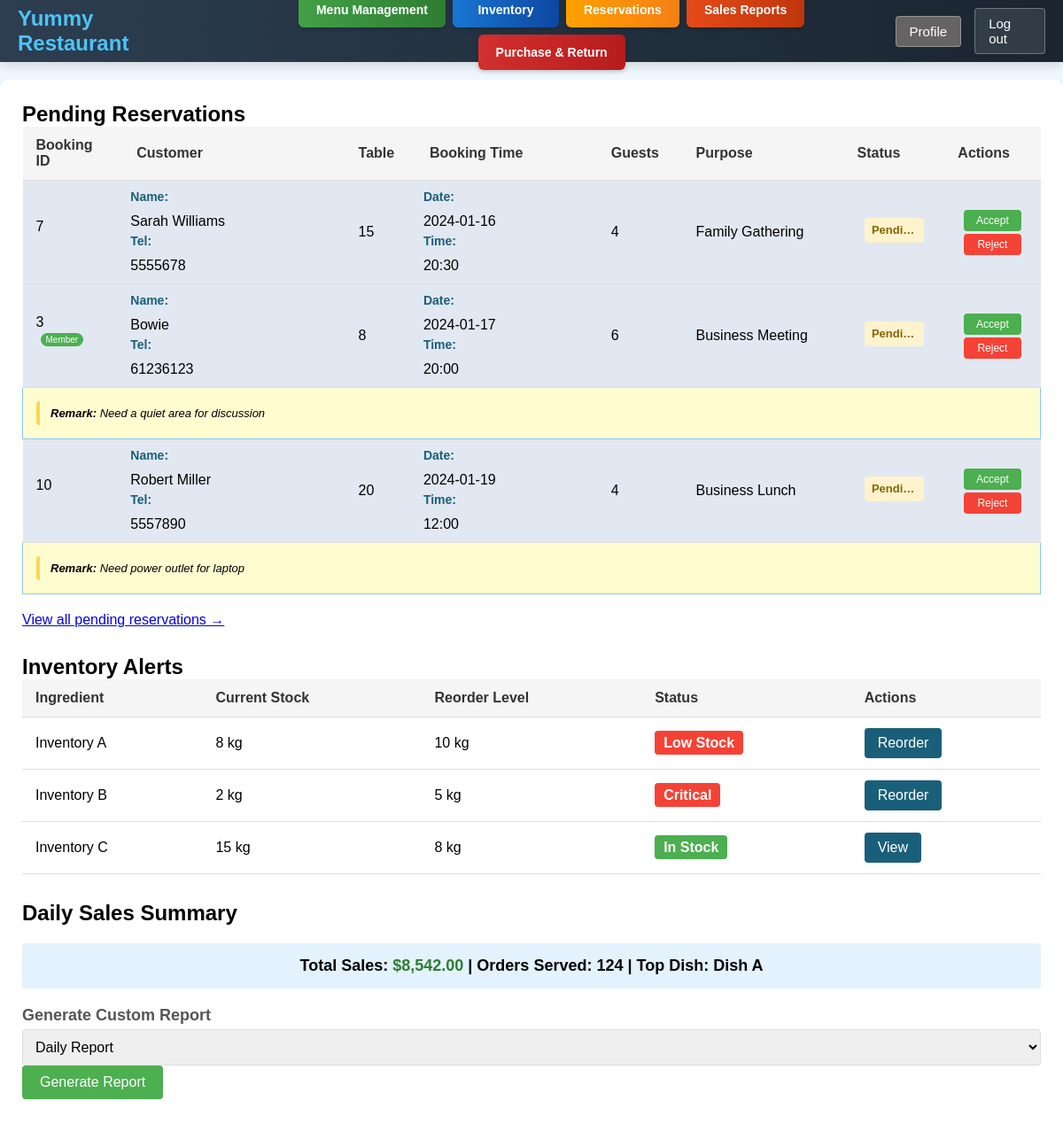
Screenshot of /Staff/staff/staffIndex.php (signed in) with the database file from the repository.
### tables this page shows
CREATE TABLE booking (
bid int(11) NOT NULL AUTO_INCREMENT,
cid int(11) DEFAULT NULL COMMENT 'Customer ID',
bkcname varchar(255) NOT NULL COMMENT 'Customer Name',
bktel int(11) NOT NULL COMMENT 'telephone number',
tid int(11) NOT NULL COMMENT 'Table ID',
bdate date NOT NULL COMMENT 'Booking date',
btime time NOT NULL COMMENT 'Booking time',
pnum int(11) NOT NULL COMMENT 'Number of guests',
purpose varchar(255) DEFAULT NULL COMMENT 'Purpose of booking',
remark varchar(255) DEFAULT NULL COMMENT 'Remark of booking',
status tinyint(1) NOT NULL DEFAULT 1 COMMENT 'state',
PRIMARY KEY (bid),
KEY bkcname (bkcname),
KEY tid (tid),
CONSTRAINT booking_ibfk_1 FOREIGN KEY (cid) REFERENCES customer (cid),
CONSTRAINT booking_ibfk_2 FOREIGN KEY (tid) REFERENCES seatingChart (tid)
);

CREATE TABLE customer (
  cid INT NOT NULL AUTO_INCREMENT,
  cname VARCHAR(255) NOT NULL,
  cpassword VARCHAR(255) NOT NULL,
  ctel INT DEFAULT NULL,
  caddr TEXT,
  company VARCHAR(255) DEFAULT NULL,
  cemail VARCHAR(191) NOT NULL UNIQUE,
  cbirthday CHAR(5) DEFAULT NULL,    
  crole VARCHAR(45) NOT NULL DEFAULT 'customer',
  cimageurl VARCHAR(255) NULL,
  PRIMARY KEY (cid)
);

### Staff/staff/staffIndex.php (the view, shortened to what this page needs)
<?php
include '../conn.php';
?>
<!DOCTYPE html>
<html lang="en">
<head>
    <link rel="stylesheet" href="../CSS/staff-index-fix.css">
    <link rel="stylesheet" href="../CSS/common.css">
    <link rel="stylesheet" href="../CSS/header.css">
    <link rel="stylesheet" href="../CSS/dashboard.css">
    <link rel="stylesheet" href="../CSS/order.css">
    <link rel="stylesheet" href="../CSS/form.css"><link rel="stylesheet" href="../CSS/staff-index-fix.css">
</head>
<body>
<header>
    <div class="logo">
        <a href="staffIndex.php">Yummy Restaurant</a>
    </div>
    <nav class="main-nav">
        <a href="MenuManagement.php" class="nav-button insert-items">Menu Management</a>
        <a href="Inventory.php" class="nav-button insert-materials">Inventory</a>
        <a href="bookingList.php" class="nav-button order-list">Reservations</a>
        <a href="SalesReport.php" class="nav-button report">Sales Reports</a>
        <a href="PurchaseReturn.php" class="nav-button delete">Purchase & Return</a>
    </nav>
    <div class="user-actions">
        <a href="staffProfile.php" class="profile-btn">Profile</a>
        <a href="../logout.php" class="logout-btn">Log out</a>
    </div>
</header>
<div class="container">
    <div class="order-section">
        <h2>Pending Reservations</h2>
        <div class="table-container">
            <table id="pendingBookingTable">
                <thead>
                <tr>
                    <th class="booking-id-col">Booking ID</th>
                    <th class="customer-col">Customer</th>
                    <th class="table-col">Table</th>
                    <th class="time-col">Booking Time</th>
                    <th class="guests-col">Guests</th>
                    <th class="purpose-col">Purpose</th>
                    <th class="status-col">Status</th>
                    <th class="actions-col">Actions</th>
                </tr>
                </thead>
                <tbody>
                <?php
                $sql = "SELECT b.bid, b.bkcname, b.bktel, b.tid, b.bdate, b.btime, b.pnum, b.purpose, b.status, b.remark,
                               b.cid, c.cname as member_name
                        FROM booking b
                        LEFT JOIN customer c ON b.cid = c.cid
                        WHERE b.status = 1
                        ORDER BY b.bdate ASC, b.btime ASC
                        LIMIT 3";
                $result = mysqli_query($conn, $sql);
                if (mysqli_num_rows($result) > 0) {
                    while ($row = mysqli_fetch_assoc($result)) {
                        $hasRemark = !empty($row['remark']);
                        $isMember = !is_null($row['cid']);
                        $customerName = $isMember ? $row['member_name'] : $row['bkcname'];
                        echo "<tr data-bid='{$row['bid']}' data-remark='" . ($hasRemark ? htmlspecialchars($row['remark']) : "") . "' data-status='{$row['status']}'>";
                        echo "<td class='booking-id-cell'>";
                        echo "<div class='booking-id'>{$row['bid']}</div>";
                        if ($isMember) {
                            echo "<div class='member-badge'>Member</div>";
                        }
                        echo "</td>";
                        echo "<td class='customer-info'>";
                        echo "<div><strong>Name:</strong> {$customerName}</div>";
                        echo "<div><strong>Tel:</strong> {$row['bktel']}</div>";
                        echo "</td>";
                        echo "<td>{$row['tid']}</td>";
                        echo "<td class='time-info'>";
                        echo "<div class='date-line'><strong>Date:</strong> {$row['bdate']}</div>";
                        echo "<div><strong>Time:</strong> " . date('H:i', strtotime($row['btime'])) . "</div>";
                        echo "</td>";
                        echo "<td>{$row['pnum']}</td>";
                        echo "<td>{$row['purpose']}</td>";
                        echo "<td class='status-cell' data-status='{$row['status']}'>";
                        echo "<span class='status pending'>Pending</span>";
                        echo "</td>";
                        echo "<td class='actions-cell'>";
                        echo "<div class='action-buttons-vertical'>";
                        echo "<button class='btn-action btn-accept' data-bid='{$row['bid']}' data-action='accept'>Accept</button>";
                        echo "<button class='btn-action btn-reject' data-bid='{$row['bid']}' data-action='reject'>Reject</button>";
                        echo "</div>";
                        echo "</td>";
                        echo "</tr>";
                        if ($hasRemark) {
                            echo "<tr class='remark-row'>";
                            echo "<td colspan='8'>";
                            echo "<div class='remark-content'><strong>Remark:</strong> {$row['remark']}</div>";
                            echo "</td>";
                            echo "</tr>";
                        }
                    }
                } else {
                    echo "<tr><td colspan='8' class='no-data'>No pending reservations</td></tr>";
                }
                ?>
                </tbody>
            </table>
        </div>
        <div class="view-all-link">
            <a href="bookingList.php?filter=pending">View all pending reservations →</a>
        </div>
    </div>
    <div class="materials-section">
        <h2>Inventory Alerts</h2>
        <table>
            <thead>
            <tr>
                <th>Ingredient</th>
                <th>Current Stock</th>
                <th>Reorder Level</th>
                <th>Status</th>
                <th>Actions</th>
            </tr>
            </thead>
            <tbody>
            <tr>
                <td>Inventory A</td>
                <td>8 kg</td>
                <td>10 kg</td>
                <td><span class="stock-alert insufficient">Low Stock</span></td>
                <td><a href="#" class="btn-view">Reorder</a></td>
            </tr>
            <tr>
                <td>Inventory B</td>
                <td>2 kg</td>
                <td>5 kg</td>
                <td><span class="stock-alert insufficient">Critical</span></td>
                <td><a href="#" class="btn-view">Reorder</a></td>
            </tr>
            <tr>
                <td>Inventory C</td>
                <td>15 kg</td>
                <td>8 kg</td>
                <td><span class="stock-alert safety">In Stock</span></td>
                <td><a href="#" class="btn-view">View</a></td>
            </tr>
            </tbody>
        </table>
    </div>
    <div class="form-section">
        <h2>Daily Sales Summary</h2>
        <div class="report-summary">
            Total Sales: <span class="sales-amount">$8,542.00</span> |
            Orders Served: 124 |
            Top Dish: Dish A
        </div>
        <div class="form-group">
            <h2 class="form-label">Generate Custom Report</h2>
            <select>
                <option>Daily Report</option>
            </select>
            <input type="submit" class="btn-submit" value="Generate Report">
        </div>
    </div>
</div>
</body>
</html>

### Staff/CSS/staff-index-fix.css (style rules this page uses)
#pendingBookingTable th:nth-child(1), #pendingBookingTable td:nth-child(1) { width: 100px; min-width: 100px; }
#pendingBookingTable th:nth-child(2), #pendingBookingTable td:nth-child(2) { width: 220px; min-width: 220px; }
#pendingBookingTable th:nth-child(3), #pendingBookingTable td:nth-child(3) { width: 60px; min-width: 60px; }
#pendingBookingTable th:nth-child(4), #pendingBookingTable td:nth-child(4) { width: 180px; min-width: 180px; }
#pendingBookingTable th:nth-child(5), #pendingBookingTable td:nth-child(5) { width: 70px; min-width: 70px; }
#pendingBookingTable th:nth-child(6), #pendingBookingTable td:nth-child(6) { width: 160px; min-width: 160px; }
#pendingBookingTable th:nth-child(7), #pendingBookingTable td:nth-child(7) { width: 100px; min-width: 100px; }
#pendingBookingTable th:nth-child(8), #pendingBookingTable td:nth-child(8) { width: 90px; min-width: 90px; }
#pendingBookingTable .action-buttons-vertical { display: flex; flex-direction: column; gap: 3px; align-items: center; justify-content: center; height: 100%; }
#pendingBookingTable .btn-action { padding: 4px 8px; border: none; border-radius: 4px; cursor: pointer; font-size: 12px; width: 65px; height: 24px; line-height: 16px; box-sizing: border-box; text-align: center; }
#pendingBookingTable .status-cell { text-align: center; vertical-align: middle; }
#pendingBookingTable .status { padding: 6px 8px; border-radius: 4px; font-weight: bold; font-size: 13px; text-transform: capitalize; display: inline-block; width: 80%; max-width: 100px; text-align: center; line-height: 1.2; min-height: 28px; box-sizing: border-box; margin: 0 auto; white-space: nowrap; overflow: hidden; text-overflow: ellipsis; }
#pendingBookingTable .status.pending { background-color: #fff3cd; color: #856404; }
#pendingBookingTable .btn-accept { background-color: #4CAF50; color: white; }
#pendingBookingTable .btn-reject { background-color: #f44336; color: white; }
#pendingBookingTable .remark-row { background-color: #fffdd0; }
#pendingBookingTable .remark-content { background-color: #fffdd0; color: #000000; padding: 6px 12px; border-left: 4px solid #ffd54f; border-radius: 4px; font-size: 13px; font-style: italic; }
#pendingBookingTable .member-badge { display: inline-block; background-color: #4CAF50; color: white; padding: 2px 6px; border-radius: 10px; font-size: 10px; margin-top: 2px; }
#pendingBookingTable th { background-color: #f5f5f5; font-weight: bold; color: #333; }
#pendingBookingTable thead th { background-color: #f5f5f5; color: #333; }
#pendingBookingTable tbody tr { background-color: #e2e8f1; }
#pendingBookingTable tbody tr:nth-child(even):not(.remark-row) { background-color: #e2e8f1; }
#pendingBookingTable tr.remark-row { background-color: #fffdd0 !important; }

### Staff/CSS/common.css (style rules this page uses)
* { margin: 0; padding: 0; box-sizing: border-box; font-family: Arial, sans-serif; }
body { background-color: #f5f5f5; }
.container { max-width: 800px; margin: 0 auto; padding: 20px; }
.form-group { margin-bottom: 20px; }
.form-label { display: block; margin-bottom: 5px; font-weight: bold; color: #555; font-size:18px; }
input[type="text"], input[type="number"], input[type="file"], textarea, select { width: 100%; padding: 10px; border: 1px solid #ddd; border-radius: 4px; font-size: 16px; }
.btn-submit, .btn-reset { padding: 10px 20px; border: none; border-radius: 4px; font-size: 16px; cursor: pointer; transition: background-color 0.3s; text-decoration: none; }
.btn-submit { background-color: #4CAF50; color: white; margin-right: 10px; }
.container { max-width: 1400px; margin: 0 auto; padding: 20px; background-color: #f5f5f5; min-height: calc(100vh - 70px); }

### Staff/CSS/form.css (style rules this page uses)
.form-group { margin-bottom: 20px; }
.form-group h2 { margin-bottom: 5px; font-weight: bold; }

### rows the page displays
booking: bid "7", bkcname "Sarah Williams", bktel "5555678", tid "15", bdate "2024-01-16", btime "20:30", pnum "4", purpose "Family Gathering"
booking: bid "3", shows "Member", cid.cname "Bowie", bktel "61236123", tid "8", bdate "2024-01-17", btime "20:00", pnum "6", purpose "Business Meeting", remark "Need a quiet area for discussion"
booking: bid "10", bkcname "Robert Miller", bktel "5557890", tid "20", bdate "2024-01-19", btime "12:00", pnum "4", purpose "Business Lunch", remark "Need power outlet for laptop"
